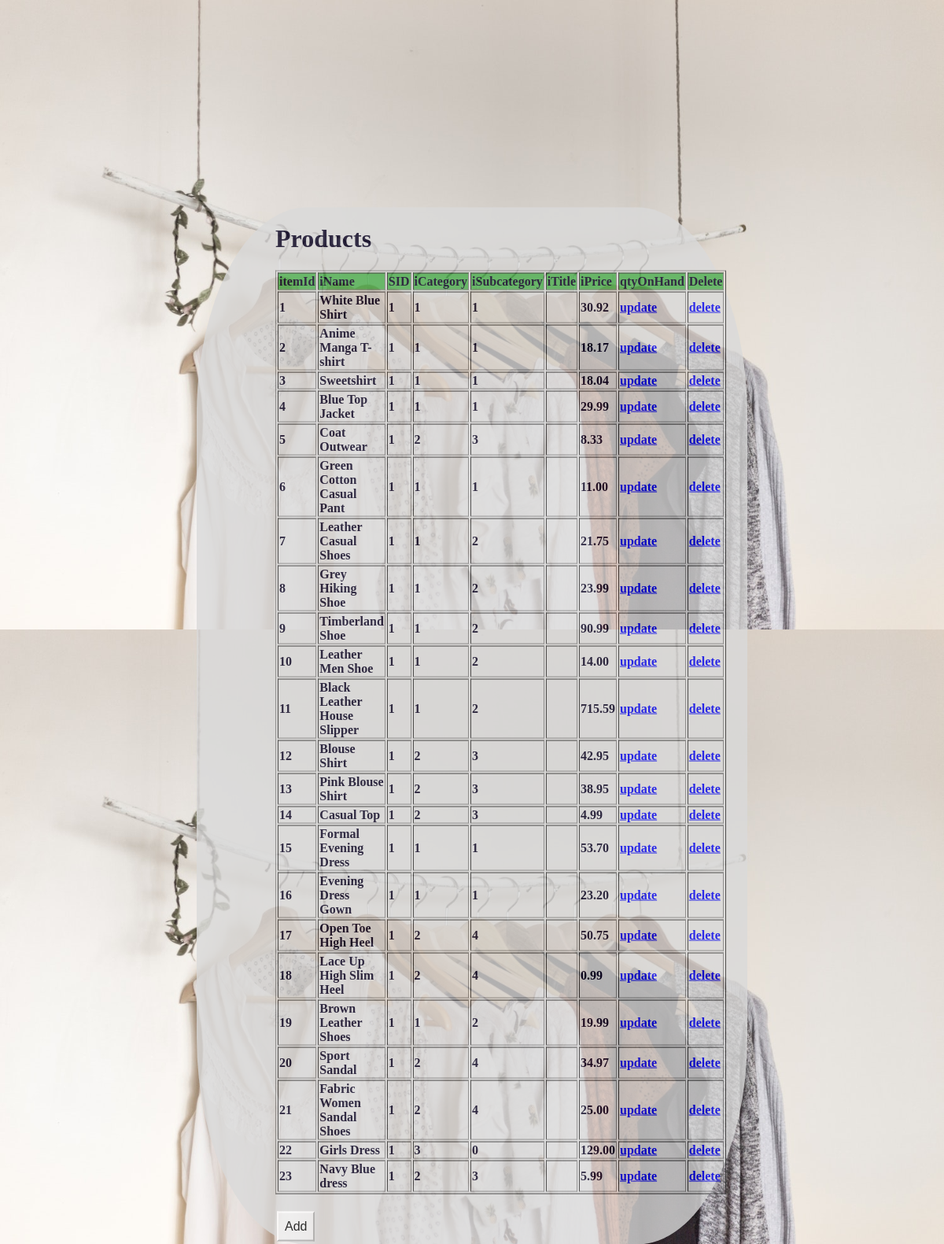
/php/viewproduct.php, run on the app's committed database.
### tables this page shows
CREATE TABLE `item` (
  `itemId` int(10) NOT NULL,
  `iName` varchar(50) NOT NULL,
  `SID` varchar(10) NOT NULL,
  `iCategory` varchar(50) DEFAULT NULL,
  `iSubcategory` varchar(50) NOT NULL,
  `iPrice` decimal(6,2) NOT NULL,
  `qtyOnHand` int(5) NOT NULL,
  `description` varchar(500) NOT NULL
);

### php/viewproduct.php (the view, shortened to what this page needs)
<?php require_once('connect.php'); ?>
<!DOCTYPE html>
<html>
	<?php
		$sql = "SELECT * FROM item";
		mysqli_query($connection, $sql);
		$result = mysqli_query($connection,$sql);
		?>
	<head>
		<link rel="stylesheet" type="text/css" href="../css/viewproduct.css">
	</head>
	<body>
		<div class="loginbox">
		<div class="center">
			<h1>Products</h1>
		<table border=1 padding=00px>
			<tr bgcolor=#4CAF50 font color= white>
				<td>itemId</td>
				<td>iName</td>
				<td>SID</td>
				<td>iCategory</td>
				<td>iSubcategory</td>
				<td>iTitle</td>
				<td>iPrice</td>
				<td>qtyOnHand</td>
				<td>Delete</td>
			</tr>
			<?php
			while($row=mysqli_fetch_assoc($result)){
				?>
				<tr>
				<td><?php echo $row['itemId'] ?></td>
				<td><?php echo $row['iName'] ?></td>
				<td><?php echo $row['SID'] ?></td>
				<td><?php echo $row['iCategory'] ?></td>
				<td><?php echo $row['iSubcategory'] ?></td>
				<td><?php echo $row['iTitle'] ?></td>
				<td><?php echo $row['iPrice'] ?></td>
				<?php echo "<td><a href =updateproduct.php?itemId=".$row['itemId']."> update </a> </td>"?>
				<?php echo "<td><a href =deleteproduct.php?itemId=".$row['itemId']."> delete </a> </td>"?>
			</tr>
			<?php
		}
		?>
		</table>
		<div class="center">
		<br><a href="addproduct.php"><button type="button" class="button">Add</button></a>
		</div>
		</div>
	</body>
</html>

### css/viewproduct.css (style rules this page uses)
body { margin: 0 auto; background-image:url("../images/additem.jpeg"); background-repeat:repeat-y; background-size: 100%; opacity: 0.8; filter: alpha(opacity=50); }
.loginbox { font-weight: bolder; width: 700px; height: auto; background: #dadada; color: #06001f; top: 0%; left: 50%; position: absolute; transform: translate(-50%,20%); box-sizing: border-box; padding: 0px 100px; border-radius:20%; }
.center { display: block; margin-left: auto; margin-right: auto; width: 100%; }
.button { border: 10; border-color: white; padding: 8px 8px; text-align: center; text-decoration: none; display: inline-block; font-size: 16px; margin: 4px 2px; cursor: pointer; }

### data on the page
item: itemId "1", iName "White Blue Shirt", SID "1", iCategory "1", iSubcategory "1", iPrice "30.92"
item: itemId "2", iName "Anime Manga T-shirt", SID "1", iCategory "1", iSubcategory "1", iPrice "18.17"
item: itemId "3", iName "Sweetshirt", SID "1", iCategory "1", iSubcategory "1", iPrice "18.04"
item: itemId "4", iName "Blue Top Jacket", SID "1", iCategory "1", iSubcategory "1", iPrice "29.99"
item: itemId "5", iName "Coat Outwear", SID "1", iCategory "2", iSubcategory "3", iPrice "8.33"
item: itemId "6", iName "Green Cotton Casual Pant", SID "1", iCategory "1", iSubcategory "1", iPrice "11.00"
item: itemId "7", iName "Leather Casual Shoes", SID "1", iCategory "1", iSubcategory "2", iPrice "21.75"
item: itemId "8", iName "Grey Hiking Shoe", SID "1", iCategory "1", iSubcategory "2", iPrice "23.99"
item: itemId "9", iName "Timberland Shoe", SID "1", iCategory "1", iSubcategory "2", iPrice "90.99"
item: itemId "10", iName "Leather Men Shoe", SID "1", iCategory "1", iSubcategory "2", iPrice "14.00"
item: itemId "11", iName "Black Leather House Slipper", SID "1", iCategory "1", iSubcategory "2", iPrice "715.59"
item: itemId "12", iName "Blouse Shirt", SID "1", iCategory "2", iSubcategory "3", iPrice "42.95"
item: itemId "13", iName "Pink Blouse Shirt", SID "1", iCategory "2", iSubcategory "3", iPrice "38.95"
item: itemId "14", iName "Casual Top", SID "1", iCategory "2", iSubcategory "3", iPrice "4.99"
item: itemId "15", iName "Formal Evening Dress", SID "1", iCategory "1", iSubcategory "1", iPrice "53.70"
item: itemId "16", iName "Evening Dress Gown", SID "1", iCategory "1", iSubcategory "1", iPrice "23.20"
item: itemId "17", iName "Open Toe High Heel", SID "1", iCategory "2", iSubcategory "4", iPrice "50.75"
item: itemId "18", iName "Lace Up High Slim Heel", SID "1", iCategory "2", iSubcategory "4", iPrice "0.99"
item: itemId "19", iName "Brown Leather Shoes", SID "1", iCategory "1", iSubcategory "2", iPrice "19.99"
item: itemId "20", iName "Sport Sandal", SID "1", iCategory "2", iSubcategory "4", iPrice "34.97"
item: itemId "21", iName "Fabric Women Sandal Shoes", SID "1", iCategory "2", iSubcategory "4", iPrice "25.00"
item: itemId "22", iName "Girls Dress", SID "1", iCategory "3", iSubcategory "0", iPrice "129.00"
item: itemId "23", iName "Navy Blue dress", SID "1", iCategory "2", iSubcategory "3", iPrice "5.99"
